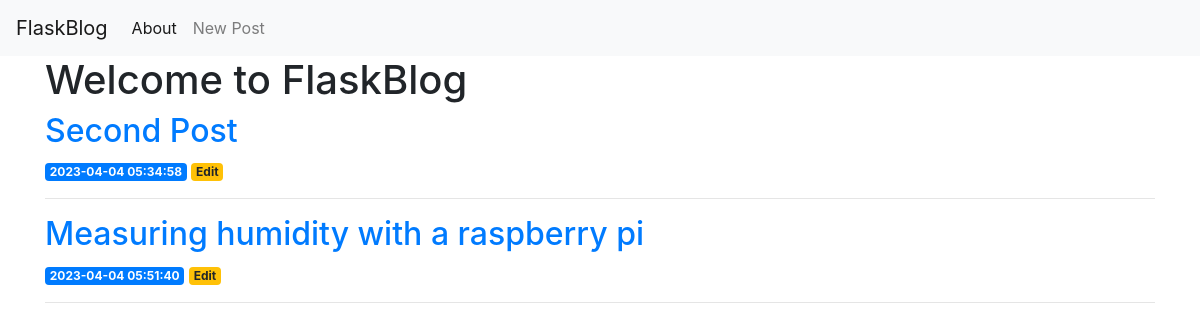
The page / on the database its author committed.
### tables this page shows
CREATE TABLE posts (
    id INTEGER PRIMARY KEY AUTOINCREMENT,
    created TIMESTAMP NOT NULL DEFAULT CURRENT_TIMESTAMP,
    title TEXT NOT NULL,
    content TEXT NOT NULL
);

### app.py (the view)
@app.route('/')
def index():
    conn = get_db_connection()
    posts = conn.execute('SELECT * FROM posts').fetchall()
    conn.close()
    return render_template('index.html', posts=posts)

### app.py (called while the page is built)
def get_db_connection():
    conn = sqlite3.connect('database.db')
    conn.row_factory = sqlite3.Row
    return conn

### templates/index.html
{% extends 'base.html' %}
{% block content %}
    <h1>{% block title %} Welcome to FlaskBlog {% endblock %}</h1>
    {% for post in posts %}
        <a href="{{ url_for('post', post_id=post['id']) }}">
            <h2>{{ post['title'] }}</h2>
        </a>
        <span class="badge badge-primary">{{ post['created'] }}</span>
        <a href="{{ url_for('edit', id=post['id']) }}">
            <span class="badge badge-warning">Edit</span>
        </a>
        <hr>
    {% endfor %}
{% endblock %}

### templates/base.html (shortened to what this page needs)
<!doctype html>
<html lang="en">
  <head>
    <link rel="stylesheet" href="https://stackpath.bootstrapcdn.com/bootstrap/4.3.1/css/bootstrap.min.css"
integrity="sha384-ggOyR0iXCbMQv3Xipma34MD+dH/1fQ784/j6cY/iJTQUOhcWr7x9JvoRxT2MZw1T"
crossorigin="anonymous">
  </head>
  <body>
    <nav class="navbar navbar-expand-md navbar-light bg-light">
        <a class="navbar-brand" href="{{ url_for('index')}}">FlaskBlog</a>
        <div class="collapse navbar-collapse" id="navbarNav">
            <ul class="navbar-nav">
            <li class="nav-item active">
                <a class="nav-link" href="#">About</a>
            </li>
            <li class="nav-item">
                <a class="nav-link" href="{{url_for('create')}}">New Post</a>
            </li>
            </ul>
        </div>
    </nav>
        <div class="container">
        {% block content %} {% endblock %}
    </div>
  </body>
</html>

### rows shown on the page
posts: title "Second Post", created "2023-04-04 05:34:58"
posts: title "Measuring humidity with a raspberry pi", created "2023-04-04 05:51:40"
